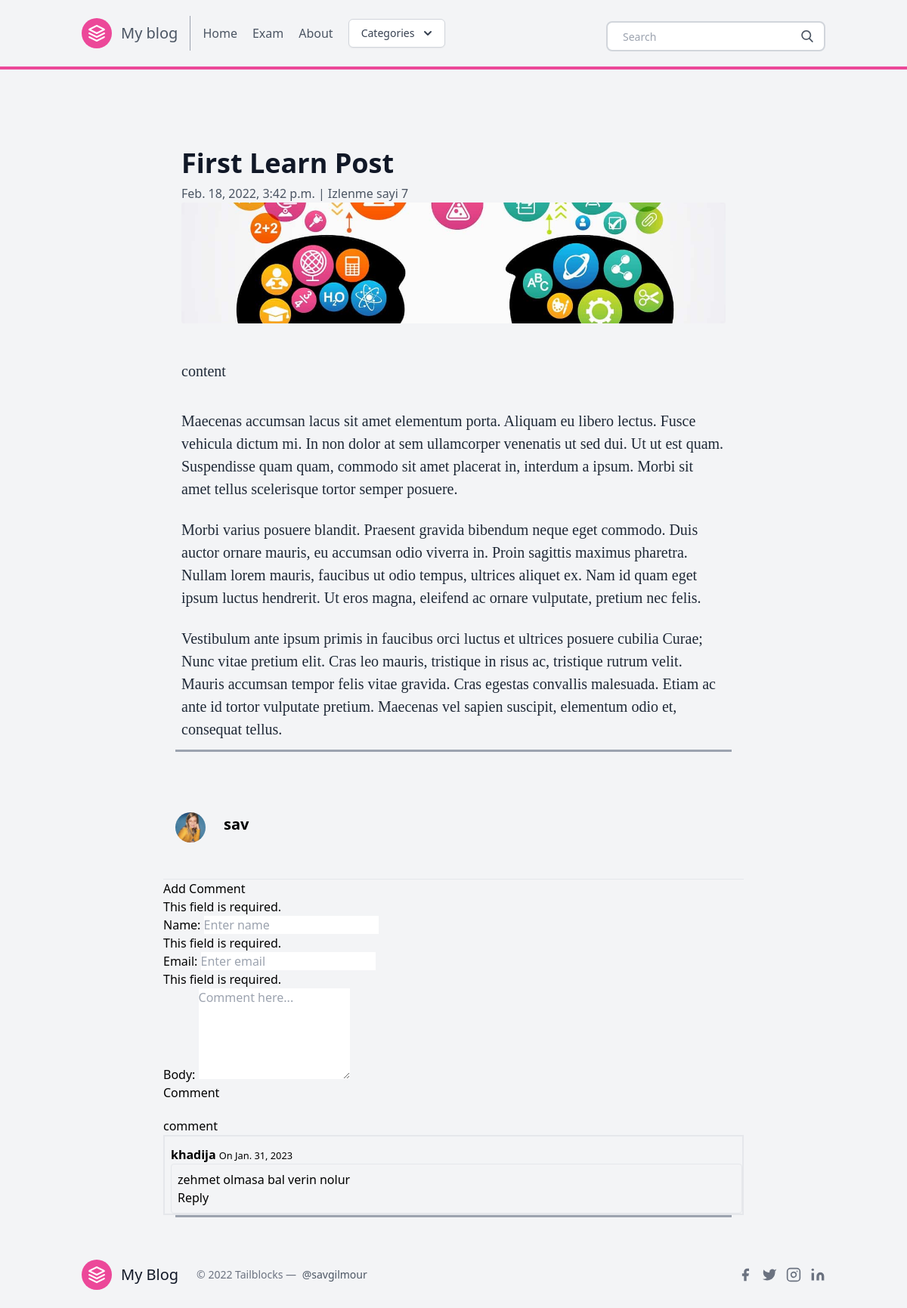
/post/learn-post-1/, run on the app's committed database.
### posts/models.py (models this page shows, shortened)
class Post(models.Model):
    title = models.CharField(max_length=100)
    slug = models.SlugField()
    overview = models.TextField()
    timestamp = models.DateTimeField(auto_now_add=True)
    content = models.TextField()
    author = models.ForeignKey(Author, on_delete=models.CASCADE)
    thumbnail = models.ImageField()
    categories = models.ManyToManyField(Category)
    featured = models.BooleanField()
    views = models.IntegerField(default=0)
    def get_comments(self):
        return self.comments.filter(parent=None).filter(active=True)
    def update_views(self, *args, **kwargs):
        self.views = self.views + 1
        super(Post, self).save(*args, **kwargs)

class Author(models.Model):
    user = models.OneToOneField(User, on_delete=models.CASCADE)
    profile_picture = models.ImageField()
    def __str__(self):
        return self.user.username

class Comment(models.Model):
    post = models.ForeignKey(Post, on_delete=models.CASCADE, related_name="comments")
    name = models.CharField(max_length=50)
    email = models.EmailField()
    parent = models.ForeignKey("self", null=True, blank=True, on_delete=models.CASCADE)
    body = models.TextField()
    created = models.DateTimeField(auto_now_add=True)
    updated = models.DateTimeField(auto_now=True)
    active = models.BooleanField(default=True)
    class Meta:
        ordering = ('created',)
    def get_comments(self):
        return Comment.objects.filter(parent=self).filter(active=True)

### posts/views.py (the view)
# urls.py: path('post/<slug>/', post, name = 'post'),
def post (request,slug):
    post = Post.objects.get(slug = slug)
    latest = Post.objects.order_by('-timestamp')[:3]
    comments = post.comments.filter(active=True)
    new_comment = None
    comment_form = CommentForm(data=request.POST)
    if comment_form.is_valid():
        new_comment = comment_form.save(commit=False)
        new_comment.post = post
        new_comment.save()
    context = {
        'post': post,
        'latest': latest,
        'commments': comments,
        'comment_form': comment_form,
    }
    return render(request, 'post.html', context)

### posts/forms.py
class CommentForm(forms.ModelForm):
    class Meta:
        model = Comment
        fields = ('name', 'email', 'body')
    def __init__(self, *args, **kwargs):
        super(CommentForm, self).__init__(*args, **kwargs)
        self.fields['name'].widget.attrs = {'placeholder': 'Enter name', 'class': 'form-control'}
        self.fields['email'].widget.attrs = {'placeholder': 'Enter email', 'class': 'form-control'}
        self.fields['body'].widget.attrs = {'placeholder': 'Comment here...', 'class': 'form-control', 'rows': '5'}

### posts/templatetags/markdown_extras.py (called while the page is built)
@register.filter()
@stringfilter
def markdown(value):
    return md.markdown(value, extensions=['markdown.extensions.fenced_code'])

@register.simple_tag
def get_categories():
    return Category.objects.all()

### templates/post.html (shortened to what this page needs)
{% extends 'base.html' %}
{% load markdown_extras %}
{% block content %}
<body class="bg-gray-100 font-sans leading-normal tracking-normal">
	<div class="container w-full md:max-w-3xl mx-auto pt-20"{{post.update_views}}>
		<div class="w-full px-4 md:px-6 text-xl text-gray-800 leading-normal" style="font-family:Georgia,serif;">
			<div class="font-sans">
						<h1 class="font-bold font-sans break-normal text-gray-900 pt-6 pb-2 text-3xl md:text-4xl">
						{{ post.title }}</h1>
						<p class="text-sm md:text-base font-normal text-gray-600">
						{{ post.timestamp}} | Izlenme sayi {{  post.views }}
						{{ obj.timestamp}}</p>
						<img class="h-40 rounded w-full object-cover object-center mb-6" src="{{ post.thumbnail.url }}" alt="content">
			</div>
			<div class="py-6">
			{{ post.content | markdown | safe }}
			</div>
			<ol>
				<li class="py-3">Maecenas accumsan lacus sit amet elementum porta. Aliquam eu libero lectus. Fusce vehicula dictum mi. In non dolor at sem ullamcorper venenatis ut sed dui. Ut ut est quam. Suspendisse quam quam, commodo sit amet placerat in, interdum a ipsum. Morbi sit amet tellus scelerisque tortor semper posuere.</li>
				<li class="py-3">Morbi varius posuere blandit. Praesent gravida bibendum neque eget commodo. Duis auctor ornare mauris, eu accumsan odio viverra in. Proin sagittis maximus pharetra. Nullam lorem mauris, faucibus ut odio tempus, ultrices aliquet ex. Nam id quam eget ipsum luctus hendrerit. Ut eros magna, eleifend ac ornare vulputate, pretium nec felis.</li>
				<li class="py-3">Vestibulum ante ipsum primis in faucibus orci luctus et ultrices posuere cubilia Curae; Nunc vitae pretium elit. Cras leo mauris, tristique in risus ac, tristique rutrum velit. Mauris accumsan tempor felis vitae gravida. Cras egestas convallis malesuada. Etiam ac ante id tortor vulputate pretium. Maecenas vel sapien suscipit, elementum odio et, consequat tellus.</li>
			</ol>
		</div>
		<hr class="border-b-2 border-gray-400 mb-8 mx-4">
		<a href="{% url 'author' post.author.user_id %}" type="submit" >
		<div class="flex w-full items-center font-sans px-4 py-12">
			<img class="w-10 h-10 rounded-full mr-4" src="{{ post.author.profile_picture.url }}">
			<div class="flex-1 px-2">
				<p class="text-base font-bold text-base md:text-xl leading-none mb-2">
				{{ post.author }}</p>
			</div>
		</div>
        </a>
		<hr/>
        <h3>Add Comment</h3>
        <form method="post" action="">
            {{ comment_form.as_p }}
            <button type="submit" class="btn btn-primary">Comment</button>
        </form>
        {% with comments.count as total_comments %}
            <h3 class="mt-5">
                {{ total_comments }} comment{{ total_comments|pluralize }}
            </h3>
        {% endwith %}
        {% if not post.comments.all %}
            No comments yet
        {% else %}
            {% for comment in post.get_comments %}
                {% include 'comment.html' with comment=comment %}
            {% endfor %}
        {% endif %}
		<hr class="border-b-2 border-gray-400 mb-8 mx-4">
	</div>
{% endblock content %}

### templates/comment.html (shortened to what this page needs)
<div class="border-0 border-start border-2 ps-2" id="{{comment.id}}">
        <div class="mt-3">
            <strong>{{comment.name}}</strong>
            <small class="text-muted">On {{ comment.created.date }}</small>
        </div>
        <div class="border p-2 rounded">
            <p>{{comment.body}}</p>
            <button class="btn btn-primary btn-sm" onclick="handleReply({{comment.id}})">Reply</button>
        </div>
</div>

### data on the page
Post: title "First Learn Post", timestamp "Feb. 18, 2022, 3:42 p.m.", views "7", thumbnail (picture), content "content", author.profile_picture (picture), author "sav"
Comment: name "khadija", created "Jan. 31, 2023", body "zehmet olmasa bal verin nolur"
